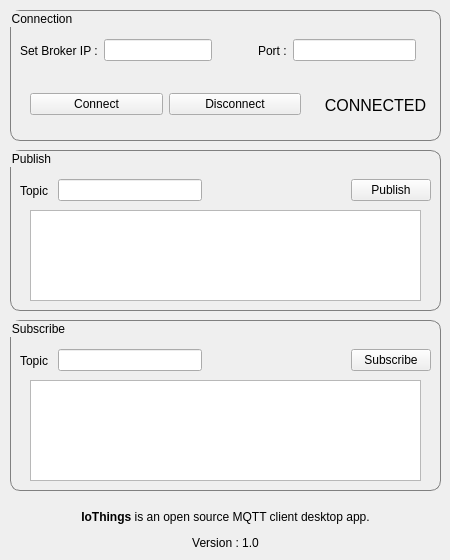
<?xml version="1.0" encoding="UTF-8"?>
<ui version="4.0">
 <class>IoThings</class>
 <widget class="QMainWindow" name="IoThings">
  <property name="geometry">
   <rect>
    <x>0</x>
    <y>0</y>
    <width>450</width>
    <height>560</height>
   </rect>
  </property>
  <property name="windowTitle">
   <string>MainWindow</string>
  </property>
  <widget class="QWidget" name="centralwidget">
   <widget class="QGroupBox" name="groupBox">
    <property name="geometry">
     <rect>
      <x>10</x>
      <y>10</y>
      <width>431</width>
      <height>131</height>
     </rect>
    </property>
    <property name="styleSheet">
     <string notr="true">QGroupBox { 
     border: 1px solid gray; 
     border-radius: 10px; 
 } </string>
    </property>
    <property name="title">
     <string>Connection</string>
    </property>
    <widget class="QWidget" name="horizontalLayoutWidget">
     <property name="geometry">
      <rect>
       <x>10</x>
       <y>20</y>
       <width>441</width>
       <height>41</height>
      </rect>
     </property>
     <layout class="QHBoxLayout" name="horizontalLayout" stretch="0,0,0,0,1,0">
      <item>
       <widget class="QLabel" name="label">
        <property name="styleSheet">
         <string notr="true">font: 12pt &quot;Goudy Old Style&quot;;</string>
        </property>
        <property name="text">
         <string>Set Broker IP :</string>
        </property>
       </widget>
      </item>
      <item>
       <widget class="QLineEdit" name="host"/>
      </item>
      <item>
       <spacer name="horizontalSpacer">
        <property name="orientation">
         <enum>Qt::Horizontal</enum>
        </property>
        <property name="sizeHint" stdset="0">
         <size>
          <width>40</width>
          <height>20</height>
         </size>
        </property>
       </spacer>
      </item>
      <item>
       <widget class="QLabel" name="label_2">
        <property name="styleSheet">
         <string notr="true">font: 12pt &quot;Goudy Old Style&quot;;</string>
        </property>
        <property name="text">
         <string>Port :</string>
        </property>
       </widget>
      </item>
      <item>
       <widget class="QLineEdit" name="port"/>
      </item>
      <item>
       <spacer name="horizontalSpacer_3">
        <property name="orientation">
         <enum>Qt::Horizontal</enum>
        </property>
        <property name="sizeHint" stdset="0">
         <size>
          <width>45</width>
          <height>20</height>
         </size>
        </property>
       </spacer>
      </item>
     </layout>
    </widget>
    <widget class="QWidget" name="horizontalLayoutWidget_2">
     <property name="geometry">
      <rect>
       <x>20</x>
       <y>70</y>
       <width>271</width>
       <height>48</height>
      </rect>
     </property>
     <layout class="QHBoxLayout" name="horizontalLayout_2">
      <item>
       <widget class="QPushButton" name="connect">
        <property name="styleSheet">
         <string notr="true"/>
        </property>
        <property name="text">
         <string>Connect</string>
        </property>
       </widget>
      </item>
      <item>
       <widget class="QPushButton" name="disconnect">
        <property name="text">
         <string>Disconnect</string>
        </property>
       </widget>
      </item>
     </layout>
    </widget>
    <widget class="QLabel" name="stat">
     <property name="geometry">
      <rect>
       <x>310</x>
       <y>75</y>
       <width>111</width>
       <height>41</height>
      </rect>
     </property>
     <property name="font">
      <font>
       <pointsize>12</pointsize>
      </font>
     </property>
     <property name="styleSheet">
      <string notr="true"/>
     </property>
     <property name="text">
      <string>CONNECTED</string>
     </property>
     <property name="alignment">
      <set>Qt::AlignCenter</set>
     </property>
    </widget>
   </widget>
   <widget class="QGroupBox" name="groupBox_2">
    <property name="geometry">
     <rect>
      <x>10</x>
      <y>150</y>
      <width>431</width>
      <height>161</height>
     </rect>
    </property>
    <property name="autoFillBackground">
     <bool>false</bool>
    </property>
    <property name="styleSheet">
     <string notr="true">QGroupBox { 
     border: 1px solid gray; 
     border-radius: 10px; 
 } </string>
    </property>
    <property name="title">
     <string>Publish</string>
    </property>
    <widget class="QWidget" name="horizontalLayoutWidget_3">
     <property name="geometry">
      <rect>
       <x>10</x>
       <y>20</y>
       <width>411</width>
       <height>41</height>
      </rect>
     </property>
     <layout class="QHBoxLayout" name="horizontalLayout_3">
      <item>
       <widget class="QLabel" name="label_5">
        <property name="styleSheet">
         <string notr="true">font: 12pt &quot;Goudy Old Style&quot;;</string>
        </property>
        <property name="text">
         <string>Topic </string>
        </property>
       </widget>
      </item>
      <item>
       <widget class="QLineEdit" name="pubtop"/>
      </item>
      <item>
       <spacer name="horizontalSpacer_2">
        <property name="orientation">
         <enum>Qt::Horizontal</enum>
        </property>
        <property name="sizeHint" stdset="0">
         <size>
          <width>40</width>
          <height>20</height>
         </size>
        </property>
       </spacer>
      </item>
      <item>
       <widget class="QPushButton" name="pub">
        <property name="text">
         <string>Publish</string>
        </property>
       </widget>
      </item>
     </layout>
    </widget>
    <widget class="QTextEdit" name="pubmsg">
     <property name="geometry">
      <rect>
       <x>20</x>
       <y>60</y>
       <width>391</width>
       <height>91</height>
      </rect>
     </property>
    </widget>
   </widget>
   <widget class="QGroupBox" name="groupBox_3">
    <property name="geometry">
     <rect>
      <x>10</x>
      <y>320</y>
      <width>431</width>
      <height>171</height>
     </rect>
    </property>
    <property name="styleSheet">
     <string notr="true">QGroupBox { 
     border: 1px solid gray; 
     border-radius: 10px; 
 } </string>
    </property>
    <property name="title">
     <string>Subscribe</string>
    </property>
    <widget class="QWidget" name="horizontalLayoutWidget_4">
     <property name="geometry">
      <rect>
       <x>10</x>
       <y>20</y>
       <width>411</width>
       <height>41</height>
      </rect>
     </property>
     <layout class="QHBoxLayout" name="horizontalLayout_4">
      <item>
       <widget class="QLabel" name="label_6">
        <property name="styleSheet">
         <string notr="true">font: 12pt &quot;Goudy Old Style&quot;;</string>
        </property>
        <property name="text">
         <string>Topic </string>
        </property>
       </widget>
      </item>
      <item>
       <widget class="QLineEdit" name="subtop"/>
      </item>
      <item>
       <spacer name="horizontalSpacer_4">
        <property name="orientation">
         <enum>Qt::Horizontal</enum>
        </property>
        <property name="sizeHint" stdset="0">
         <size>
          <width>40</width>
          <height>20</height>
         </size>
        </property>
       </spacer>
      </item>
      <item>
       <widget class="QPushButton" name="sub">
        <property name="text">
         <string>Subscribe</string>
        </property>
       </widget>
      </item>
     </layout>
    </widget>
    <widget class="QTextEdit" name="submsg">
     <property name="geometry">
      <rect>
       <x>20</x>
       <y>60</y>
       <width>391</width>
       <height>101</height>
      </rect>
     </property>
    </widget>
   </widget>
   <widget class="QLabel" name="label_3">
    <property name="geometry">
     <rect>
      <x>10</x>
      <y>500</y>
      <width>431</width>
      <height>61</height>
     </rect>
    </property>
    <property name="styleSheet">
     <string notr="true"/>
    </property>
    <property name="text">
     <string>&lt;html&gt;&lt;head/&gt;&lt;body&gt;&lt;p align=&quot;center&quot;&gt;&lt;span style=&quot; font-weight:600;&quot;&gt;IoThings&lt;/span&gt; is an open source MQTT client desktop app.&lt;/p&gt;&lt;p align=&quot;center&quot;&gt;Version : 1.0&lt;/p&gt;&lt;/body&gt;&lt;/html&gt;</string>
    </property>
    <property name="alignment">
     <set>Qt::AlignCenter</set>
    </property>
   </widget>
  </widget>
 </widget>
 <resources/>
 <connections/>
</ui>
